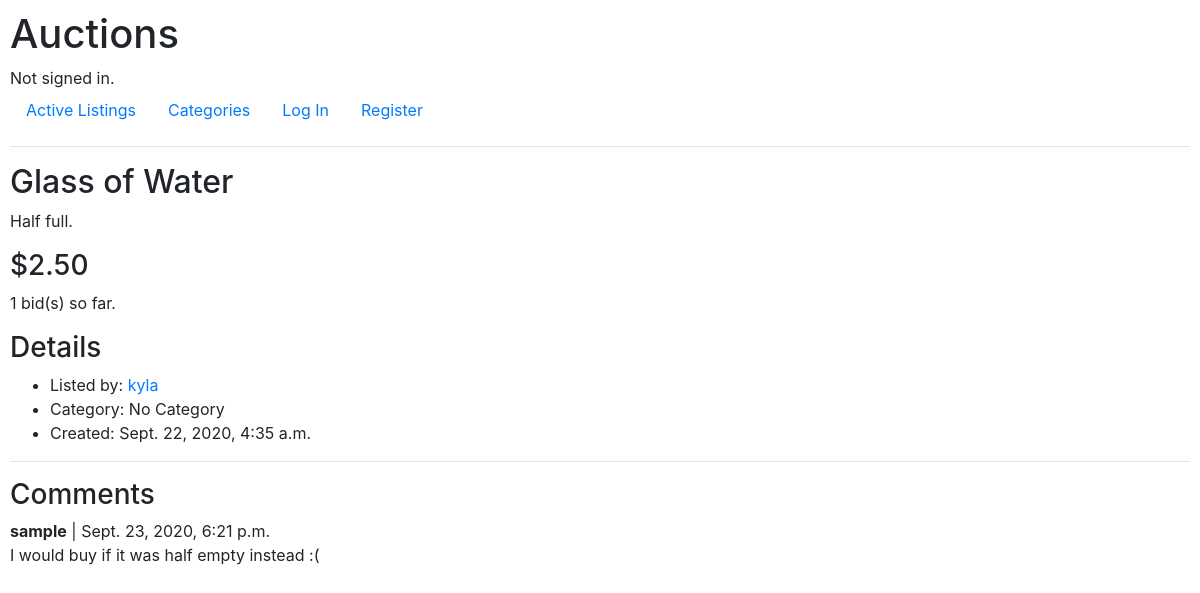
/listing/4, run on the app's committed database.
### auctions/models.py (models this page shows, shortened)
class Listing(models.Model):
    CATEGORIES = [
        ('0', 'No Category'),
        ('1', 'Arts and Crafts'),
        ('2', 'Books'),
        ('3', 'DVDs and Movies'),
        ('4', 'Electronics'),
        ('5', 'Fashion'),
        ('6', 'Health and Beauty'),
        ('7', 'Home'),
        ('8', 'Music'),
        ('9', "Toys"),
        ('10', "Video Games")
    ]
    user = models.ForeignKey(User, on_delete=models.CASCADE, related_name="listings")
    title = models.CharField(max_length=60, blank=False)
    description = models.CharField(max_length=280, blank=False) # same as a tweet :)
    starting_price = models.DecimalField(decimal_places=2, max_digits=10, blank=False, validators=[MinValueValidator(0)])
    category = models.CharField(max_length=2, choices=CATEGORIES, default='0')
    image_link = models.URLField(blank=True, default="")
    creation_time = models.DateTimeField(auto_now_add=True)
    is_active = models.BooleanField(default=True, null=False)
    watchers = models.ManyToManyField('User', blank=True, related_name="watchlist")
    def get_price(self):
        price = self.bids.order_by('-amount').first()
        if price is None:
            price = self.starting_price
        else:
            price = price.amount
        return price

class Bid(models.Model):
    listing = models.ForeignKey(Listing, on_delete=models.CASCADE, related_name="bids", null=True)
    user = models.ForeignKey(User, on_delete=models.CASCADE, related_name="bids", null=True)
    amount = models.DecimalField(decimal_places=2, max_digits=10, blank=False, validators=[MinValueValidator(0)])
    time_placed = models.DateTimeField(auto_now_add=True)

class User(AbstractUser):
    pass

class Comment(models.Model):
    user = models.ForeignKey(User, on_delete=models.CASCADE, related_name="comments", null=True)
    listing = models.ForeignKey(Listing, on_delete=models.CASCADE, related_name="comments", null=True)
    text = models.CharField(max_length=280, blank=False)
    time_posted = models.DateTimeField(auto_now_add=True)

### auctions/views.py (the view, shortened to what this page needs)
# urls.py: path("listing/<int:listing_id>", views.listing, name="listing")
def listing(request, listing_id):
    is_my_listing = False
    try:
        requested_listing = Listing.objects.get(pk=listing_id)
        if request.user.is_authenticated and request.user.username == requested_listing.user.username:
            is_my_listing = True
    except Listing.DoesNotExist:
        requested_listing = None
    is_in_my_watchlist = False
    if request.user.is_authenticated and request.user in Listing.objects.get(pk=listing_id).watchers.all():
        is_in_my_watchlist = True
    return render(request, "auctions/listing.html", {
        "is_in_my_watchlist": is_in_my_watchlist,
        "is_my_listing": is_my_listing,
        "listing": requested_listing,
        "bid_form": NewBidForm(initial={"listing": listing_id,}),
        "comment_form": NewCommentForm,
        "comments": Comment.objects.filter(listing=requested_listing)
    })

### auctions/templates/auctions/listing.html (shortened to what this page needs)
{% extends "auctions/layout.html" %}
{% block body %}
    {% if listing is None %}
        <h2>Listing does not exist.</h2>
    {% else %}
        <h2>{{ listing.title }}</h2>
        {% if listing.description is not None %}
            <p>{{ listing.description }}</p>
        {% endif %}
        <h3>${{ listing.get_price }}</h3>
        <p>{{ listing.bids.count }} bid(s) so far.</p>
        <h3>Details</h3>
        <ul>
            <li>Listed by: <a href="{% url 'profile' listing.user %}">{{ listing.user.username }}</a></li>
            <li>Category: {{ listing.get_category_display }}</li>
            <li>Created: {{ listing.creation_time }}</li>
        </ul>
        <hr>
        <h3>Comments</h3>
        {% for comment in comments %}
            <strong>{{ comment.user.username }}</strong> | {{ comment.time_posted }}<br>
            {{ comment.text }}<br><br>
        {% endfor %}
    {% endif %}
{% endblock %}

### auctions/templates/auctions/layout.html (shortened to what this page needs)
{% load static %}
<!DOCTYPE html>
<html lang="en">
    <head>
        <link rel="stylesheet" href="https://stackpath.bootstrapcdn.com/bootstrap/4.4.1/css/bootstrap.min.css">
        <link href="{% static 'auctions/styles.css' %}" rel="stylesheet">
    </head>
    <body>
        <h1>Auctions</h1>
        <div>
            {% if user.is_authenticated %}
                Signed in as <strong>{{ user.username }}</strong>.
            {% else %}
                Not signed in.
            {% endif %}
        </div>
        <ul class="nav">
            <li class="nav-item">
                <a class="nav-link" href="{% url 'index' %}">Active Listings</a>
            </li>
            <li class="nav-item">
                <a class="nav-link" href="{% url 'categories' %}">Categories</a>
            </li>
            {% if user.is_authenticated %}
                <li class="nav-item">
                    <a class="nav-link" href="{% url 'watchlist' user.username %}">My Watchlist</a>
                </li>
                <li class="nav-item">
                    <a class="nav-link" href="{% url 'create-listing' %}">Create Listing</a>
                </li>
                <li class="nav-item">
                    <a class="nav-link" href="{% url 'profile' user.username %}">My Profile</a>
                </li>
                <li class="nav-item">
                    <a class="nav-link" href="{% url 'logout' %}">Log Out</a>
                </li>
            {% else %}
                <li class="nav-item">
                    <a class="nav-link" href="{% url 'login' %}">Log In</a>
                </li>
                <li class="nav-item">
                    <a class="nav-link" href="{% url 'register' %}">Register</a>
                </li>
            {% endif %}
        </ul>
        <hr>
        {% block body %}
        {% endblock %}
    </body>
</html>

### auctions/static/auctions/styles.css (style rules this page uses)
body { padding: 10px; }

### data on the page
Listing: title "Glass of Water", description "Half full.", get_price "2.50", bids.count "1", user.username "kyla", category "No Category", creation_time "Sept. 22, 2020, 4:35 a.m."
Comment: user.username "sample", time_posted "Sept. 23, 2020, 6:21 p.m.", text "I would buy if it was half empty instead :("
